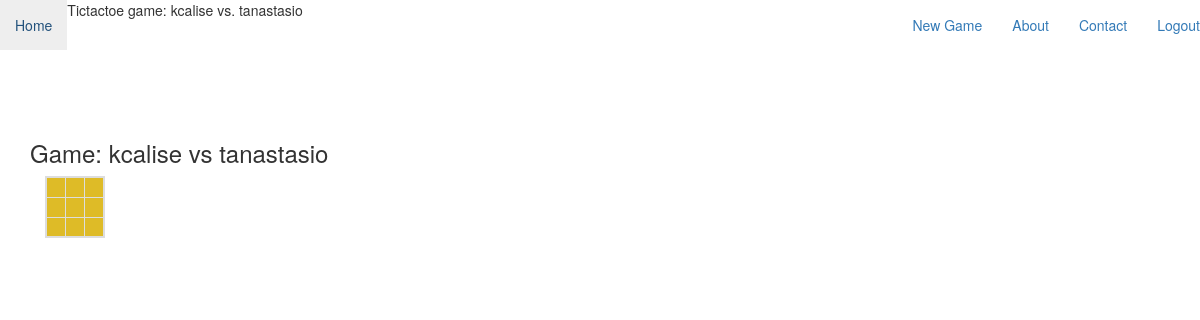
The app's page /tictactoe/game/2/ (signed in) with its own data.
### tictactoe/models.py (models this page shows, shortened)
class Game(models.Model):
    first_player = models.ForeignKey(User, related_name='games_first_player')
    second_player = models.ForeignKey(User, related_name='games_second_player')
    next_to_move = models.ForeignKey(User, related_name='games_to_move')
    start_time = models.DateTimeField(auto_now_add=True)
    last_active = models.DateTimeField(auto_now_add=True)
    status = models.CharField(max_length=1, default='A',
                            choices=GAME_STATUS_CHOICES)
    objects = GamesManager()
    def as_board(self):
        board = [['' for x in range(BOARD_SIZE)] for y in range(BOARD_SIZE)]
        for move in self.move_set.all():
            board[move.y][move.x] = FIRST_PLAYER_MOVE if move.by_first_player else SECOND_PLAYER_MOVE
        return board
    def __str__(self):
        return "{} vs {}".format(self.first_player, self.second_player)

### tictactoe/views.py (the view)
# urls.py: url(r'^game/(?P<pk>\d+)/$', game_detail, name="tictactoe_game_detail"),
@login_required
def game_detail(request, pk):
    game = get_object_or_404(Game, pk=pk)
    return render(request, 'tictactoe/game_detail.html', {'game': game})

### tictactoe/templates/tictactoe/game_detail.html (shortened to what this page needs)
{% extends 'base.html' %}
{% load staticfiles %}
{% block title %}
Tictactoe game: {{ game.first_player }} vs. {{ game.second_player }}
{% endblock title %}
{% block styling %}
    {{ block.super }}
    <link rel="stylesheet" href="{% static 'font-awesome/css/font-awesome.min.css' %}">
{% endblock styling %}
{% block content %}
    <h3>Game: {{ game }}</h3>
    <div class="col-sm-9">
        <table class="table table-bordered" style="width: 60px; border-width: 2px;">
            {% for line in game.as_board %}
            <tr>
                {% for square in line %}
                    <td class="tictactoe-cell"
                        style="width: 20px; height: 20px;">
                    </td>
                {% endfor %}
            </tr>
            {% endfor %}
        </table>
    </div>
{% endblock content %}

### tictactoe/templates/tictactoe/game_detail.html (style rules this page uses)
.tictactoe-cell { background-color: #debb27; }

### records on screen
Game: first_player "kcalise", second_player "tanastasio", first_player+second_player "kcalise vs tanastasio"
